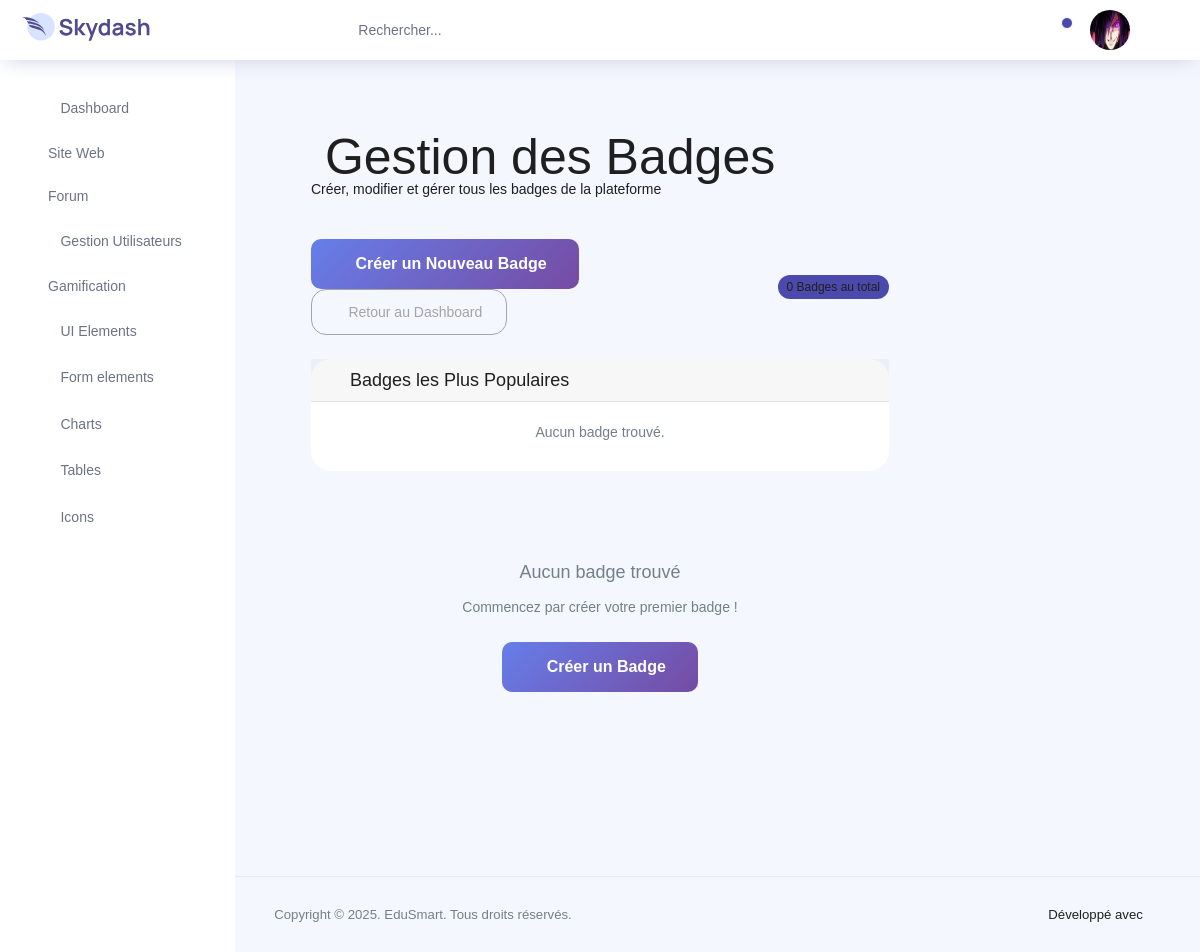
The app's page /gamification/admin/badge-management/ (signed in), older data.
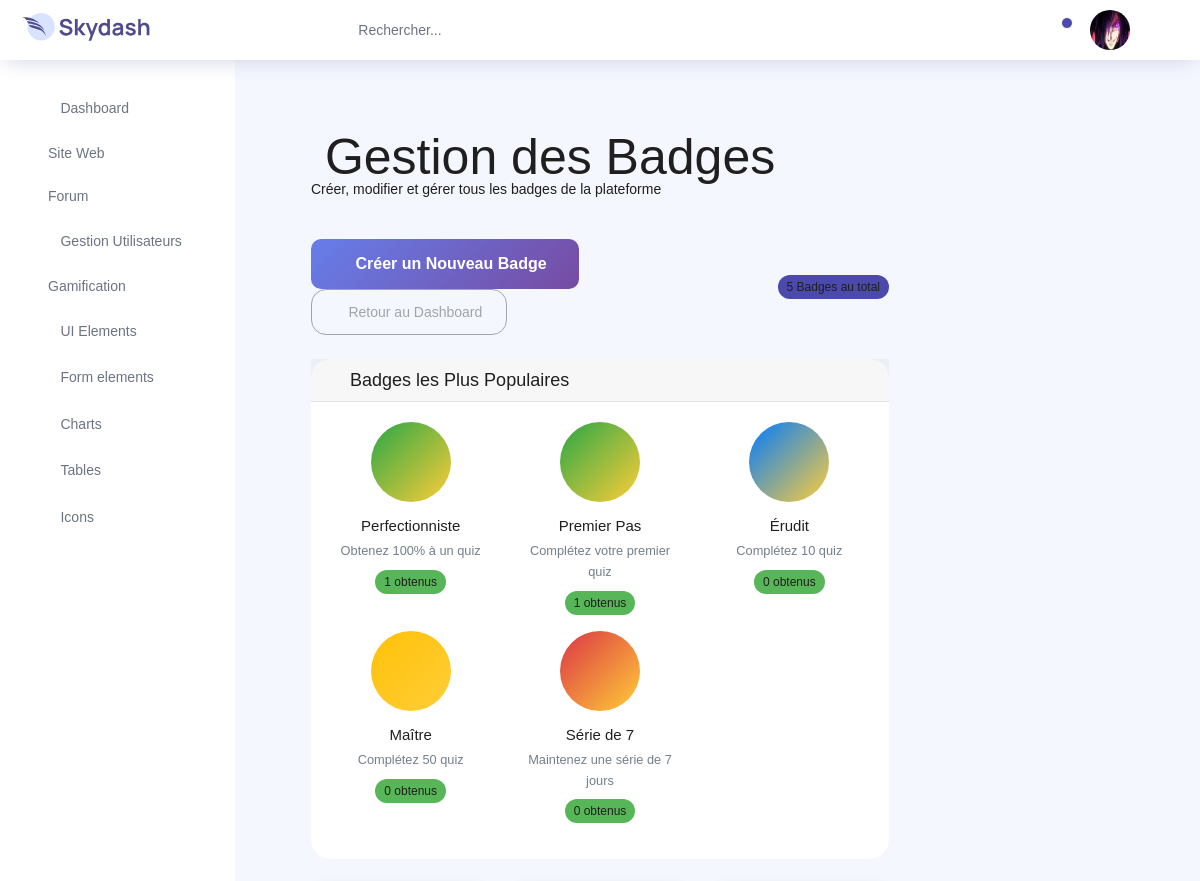
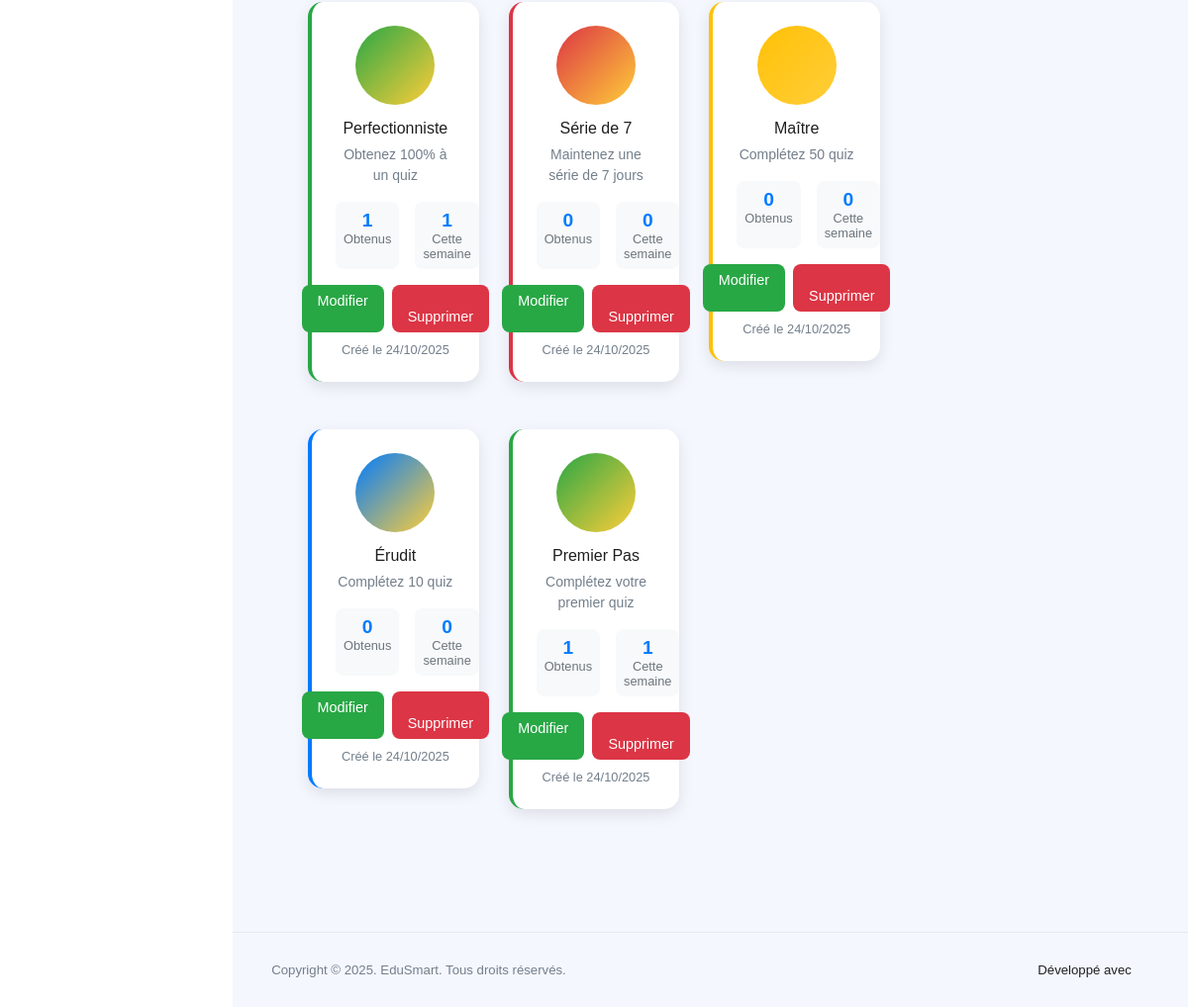
The same page, newer data (2 pictures, top to bottom).
### gamification/models.py (models this page shows, shortened)
class Badge(models.Model):
    BADGE_TYPES = [
        ('achievement', 'Réussite'),
        ('streak', 'Série'),
        ('speed', 'Rapidité'),
        ('accuracy', 'Précision'),
        ('participation', 'Participation'),
        ('mastery', 'Maîtrise'),
        ('special', 'Spécial'),
    ]
    RARITY_LEVELS = [
        ('common', 'Commun'),
        ('uncommon', 'Peu commun'),
        ('rare', 'Rare'),
        ('epic', 'Épique'),
        ('legendary', 'Légendaire'),
    ]
    name = models.CharField(max_length=100, verbose_name='Nom')
    slug = models.SlugField(max_length=100, unique=True)
    description = models.TextField(verbose_name='Description')
    badge_type = models.CharField(max_length=20, choices=BADGE_TYPES, verbose_name='Type de badge')
    rarity = models.CharField(max_length=15, choices=RARITY_LEVELS, default='common', verbose_name='Rareté')
    icon = models.CharField(max_length=50, default='bi-trophy', help_text='Classe d\'icône Bootstrap')
    color = models.CharField(max_length=7, default='#ffc107', help_text='Couleur hexadécimale')
    image = models.ImageField(upload_to='badges/', blank=True, null=True, verbose_name='Image du badge')
    condition_type = models.CharField(max_length=50, verbose_name='Type de condition')
    condition_value = models.IntegerField(verbose_name='Valeur de condition')
    condition_description = models.TextField(verbose_name='Description de la condition')
    points_reward = models.IntegerField(default=0, verbose_name='Points de récompense')
    experience_reward = models.IntegerField(default=0, verbose_name='Expérience de récompense')
    is_active = models.BooleanField(default=True, verbose_name='Actif')
    created_at = models.DateTimeField(auto_now_add=True)
    class Meta:
        verbose_name = 'Badge'
        verbose_name_plural = 'Badges'
        ordering = ['rarity', 'name']

### gamification/admin_views.py (the view)
# urls.py: path('admin/badge-management/', admin_views.admin_badge_management, name='admin_badge_management'),
@login_required
@user_passes_test(is_admin)
def admin_badge_management(request):
    badges = Badge.objects.annotate(
        earned_count=Count('users'),
        recent_earned=Count('users', filter=Q(users__earned_at__gte=timezone.now() - timedelta(days=7)))
    ).order_by('-created_at')
    popular_badges = Badge.objects.annotate(
        earned_count=Count('users')
    ).order_by('-earned_count')[:10]
    context = {
        'badges': badges,
        'popular_badges': popular_badges,
    }
    return render(request, 'gamification/admin/badge_management.html', context)

### accounts/models.py (called while the page is built)
    @property
    def full_name(self):
        return f"{self.first_name} {self.last_name}".strip()

### gamification/admin_views.py (called while the page is built)
def is_admin(user):
    return user.is_staff or user.user_type == 'admin'

### gamification/templates/gamification/admin/badge_management.html (shortened to what the changed rows need)
{% extends 'base_admin.html' %}
{% block content %}
<div class="main-panel">
    <div class="content-wrapper">
        <div class="row">
            <div class="col-12">
                <div class="page-header">
                    <h1 class="page-title">
                        Gestion des Badges
                    </h1>
                </div>
            </div>
        </div>
        <div class="row mb-4">
            <div class="col-12">
                <div class="d-flex justify-content-between align-items-center">
                    <div>
                        <span class="badge bg-primary fs-6">{{ badges.count }} Badges au total</span>
                    </div>
                </div>
            </div>
        </div>
        <div class="row mb-4">
            <div class="col-12">
                <div class="card">
                    <div class="card-body">
                        <div class="row">
                            {% for badge in popular_badges %}
                            <div class="col-md-4 mb-3">
                                <div class="text-center">
                                    <div class="badge-icon" style="--badge-color: {{ badge.color }};">
                                    </div>
                                    <h6>{{ badge.name }}</h6>
                                    <p class="text-muted small">{{ badge.description|truncatechars:50 }}</p>
                                    <span class="badge bg-success">{{ badge.earned_count }} obtenus</span>
                                </div>
                            </div>
                            {% empty %}
                            <div class="col-12 text-center">
                                <p class="text-muted">Aucun badge trouvé.</p>
                            </div>
                            {% endfor %}
                        </div>
                    </div>
                </div>
            </div>
        </div>
        <div class="row">
            {% for badge in badges %}
            <div class="col-lg-4 col-md-6 mb-4">
                <div class="badge-card" style="--badge-color: {{ badge.color }};">
                    <div class="text-center">
                        <div class="badge-icon">
                        </div>
                        <h5 class="mb-2">{{ badge.name }}</h5>
                        <p class="text-muted mb-3">{{ badge.description }}</p>
                        <div class="badge-stats">
                            <div class="stat-item">
                                <div class="stat-number">{{ badge.earned_count|default:0 }}</div>
                                <div class="stat-label">Obtenus</div>
                            </div>
                            <div class="stat-item">
                                <div class="stat-number">{{ badge.recent_earned|default:0 }}</div>
                                <div class="stat-label">Cette semaine</div>
                            </div>
                        </div>
                        <div class="action-buttons">
                            <a href="/admin/gamification/badge/{{ badge.id }}/change/" class="btn-action btn-edit">
                                Modifier
                            </a>
                            <a href="/admin/gamification/badge/{{ badge.id }}/delete/" class="btn-action btn-delete">
                                <i class="icon-trash me-1"></i>Supprimer
                            </a>
                        </div>
                        <div class="mt-2">
                            <small class="text-muted">
                                Créé le {{ badge.created_at|date:"d/m/Y" }}
                            </small>
                        </div>
                    </div>
                </div>
            </div>
            {% empty %}
            <div class="col-12">
                <div class="text-center py-5">
                    <h4 class="text-muted mb-3">Aucun badge trouvé</h4>
                    <p class="text-muted mb-4">Commencez par créer votre premier badge !</p>
                    <a href="/admin/gamification/badge/add/" class="create-badge-btn">
                        <i class="icon-plus me-2"></i>Créer un Badge
                    </a>
                </div>
            </div>
            {% endfor %}
        </div>
    </div>
</div>
{% endblock %}

Row changes from the older to the newer data that the page shows:
added Badge: name "Perfectionniste", description "Obtenez 100% à un quiz", earned_count "1", recent_earned "1", created_at "24/10/2025"
added Badge: name "Premier Pas", description "Complétez votre premier quiz", earned_count "1", recent_earned "1", created_at "24/10/2025"
added Badge: name "Érudit", description "Complétez 10 quiz", earned_count "0", recent_earned "0", created_at "24/10/2025", color "#007bff" (drawn)
added Badge: name "Maître", description "Complétez 50 quiz", earned_count "0", recent_earned "0", created_at "24/10/2025", color "#ffc107" (drawn)
added Badge: name "Série de 7", description "Maintenez une série de 7 jours", earned_count "0", recent_earned "0", created_at "24/10/2025", color "#dc3545" (drawn)
Text that changed along with them:
{{ badges.count }}: "0" → "5"
text no longer shown: "Aucun badge trouvé. Aucun badge trouvé Commencez par créer votre premier badge ! Créer un Badge"
